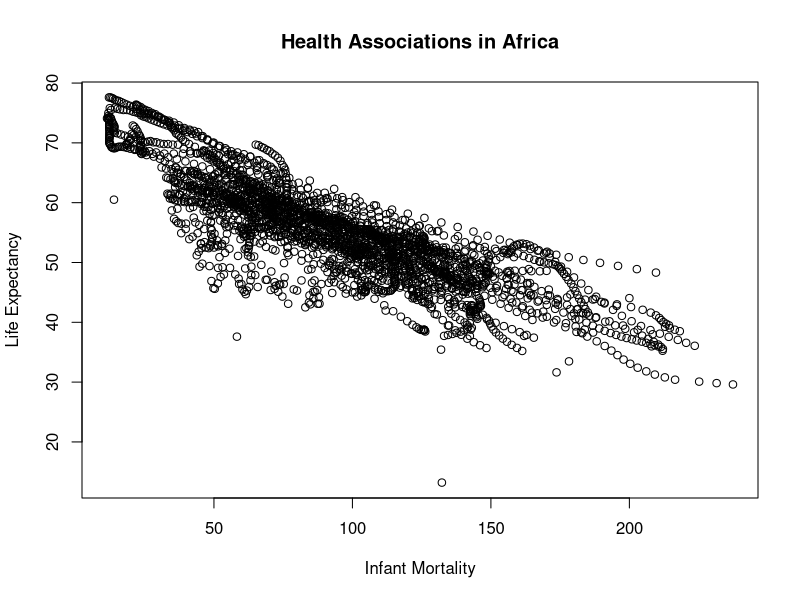
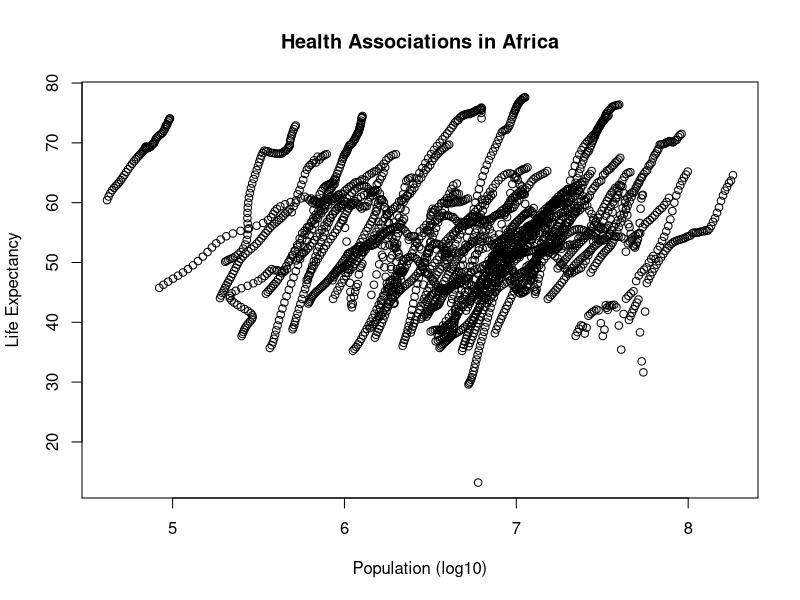
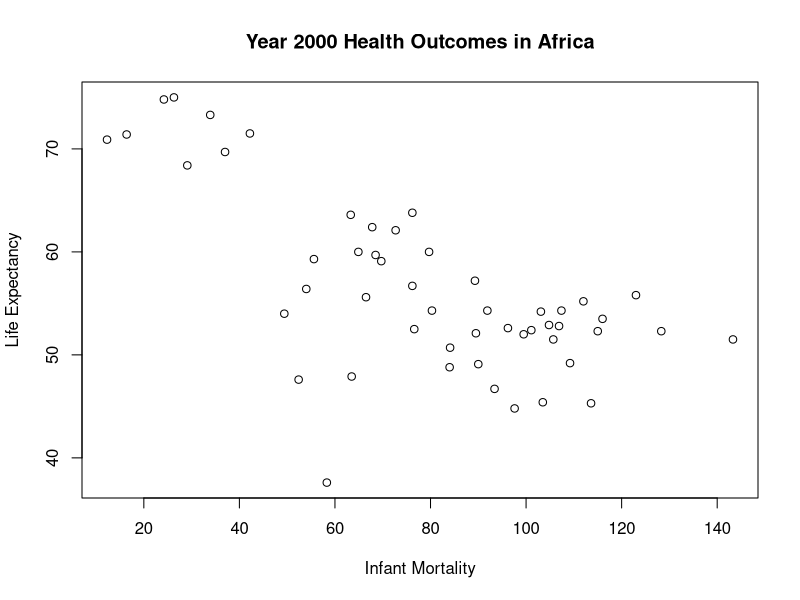
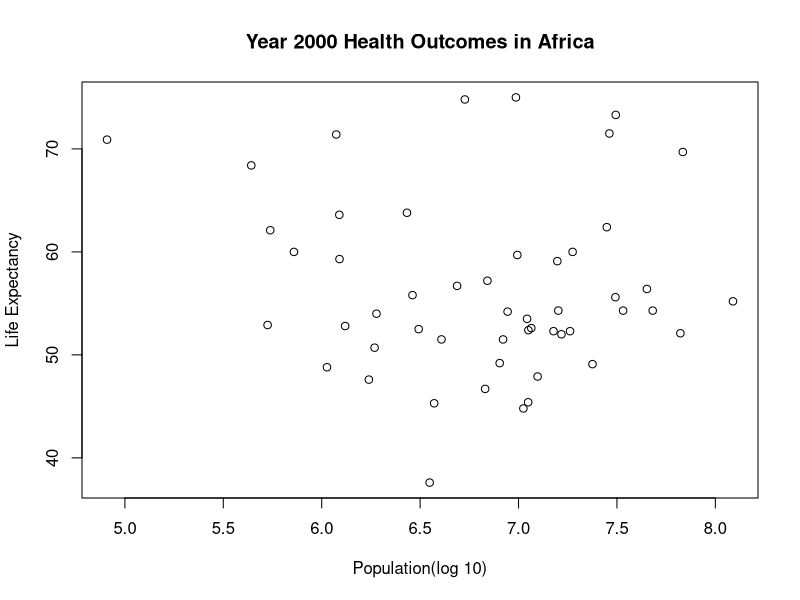

Reproduce these figures in R, in order.
## ---- chunk 1
library(dslabs)
## ---- chunk 2
help("gapminder")
## ---- chunk 3
str(gapminder)
summary(gapminder)
class(gapminder)
## ---- chunk 4
africandata <- gapminder[gapminder$continent == "Africa", ]
str(africandata)
summary(africandata)
## ---- chunk 5
infantmort <- africandata$infant_mortality
lifeexp <- africandata$life_expectancy
africaninfantlife <- data.frame("infant mortality" = infantmort, "life expectancy" = lifeexp)
str(africaninfantlife)
summary(africaninfantlife)
## ---- chunk 6
pop <- africandata$population
lifeexp <- africandata$life_expectancy
africanpoplife <- data.frame("population" = pop, "life expectancy" = lifeexp)
str(africanpoplife)
summary(africanpoplife)
## ---- chunk 7
plot(africaninfantlife, xlab = "Infant Mortality", ylab = "Life Expectancy", main = "Health Associations in Africa", type = "p")
## ---- chunk 8
plot(log10(pop), lifeexp, xlab = "Population (log10)", ylab = "Life Expectancy", main = "Health Associations in Africa", type = "p")
## ---- chunk 9
missing <- which(is.na(infantmort))
print(missing)
## ---- chunk 10
yeardata <- gapminder$year[missing]
print(yeardata)
## ---- chunk 11
yeary2k <- africandata[africandata$year == 2000, ]
str(yeary2k)
summary(yeary2k)
## ---- chunk 12
plot(yeary2k$infant_mortality, yeary2k$life_expectancy, xlab = "Infant Mortality", ylab = "Life Expectancy", main = "Year 2000 Health Outcomes in Africa", type = "p")
## ---- chunk 13
plot(log10(yeary2k$population), yeary2k$life_expectancy, xlab = "Population(log 10)", ylab = "Life Expectancy", main = "Year 2000 Health Outcomes in Africa", type = "p")
## ---- chunk 14
fit1 <- lm(yeary2k$life_expectancy ~ yeary2k$infant_mortality)
fit2 <- lm(yeary2k$life_expectancy ~ yeary2k$population)
## ---- chunk 15
summary(fit1)
summary(fit2)
